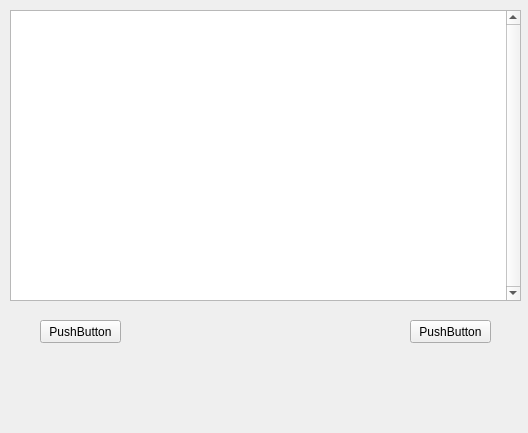
<?xml version="1.0" encoding="UTF-8"?>
<ui version="4.0">
 <class>Log</class>
 <widget class="QWidget" name="Log">
  <property name="geometry">
   <rect>
    <x>0</x>
    <y>0</y>
    <width>528</width>
    <height>433</height>
   </rect>
  </property>
  <property name="windowTitle">
   <string>log</string>
  </property>
  <widget class="QPushButton" name="pushButton">
   <property name="geometry">
    <rect>
     <x>40</x>
     <y>320</y>
     <width>81</width>
     <height>23</height>
    </rect>
   </property>
   <property name="text">
    <string>PushButton</string>
   </property>
   <property name="autoDefault">
    <bool>false</bool>
   </property>
  </widget>
  <widget class="QTextEdit" name="textEdit">
   <property name="geometry">
    <rect>
     <x>10</x>
     <y>10</y>
     <width>511</width>
     <height>291</height>
    </rect>
   </property>
   <property name="verticalScrollBarPolicy">
    <enum>Qt::ScrollBarAlwaysOn</enum>
   </property>
   <property name="sizeAdjustPolicy">
    <enum>QAbstractScrollArea::AdjustIgnored</enum>
   </property>
   <property name="readOnly">
    <bool>true</bool>
   </property>
   <property name="acceptRichText">
    <bool>true</bool>
   </property>
   <property name="textInteractionFlags">
    <set>Qt::LinksAccessibleByKeyboard|Qt::LinksAccessibleByMouse|Qt::TextBrowserInteraction|Qt::TextSelectableByKeyboard|Qt::TextSelectableByMouse</set>
   </property>
  </widget>
  <widget class="QPushButton" name="pushButton_4">
   <property name="geometry">
    <rect>
     <x>410</x>
     <y>320</y>
     <width>81</width>
     <height>23</height>
    </rect>
   </property>
   <property name="text">
    <string>PushButton</string>
   </property>
  </widget>
 </widget>
 <resources/>
 <connections>
  <connection>
   <sender>pushButton</sender>
   <signal>clicked()</signal>
   <receiver>textEdit</receiver>
   <slot>clear()</slot>
   <hints>
    <hint type="sourcelabel">
     <x>280</x>
     <y>320</y>
    </hint>
    <hint type="destinationlabel">
     <x>70</x>
     <y>40</y>
    </hint>
   </hints>
  </connection>
  <connection>
   <sender>pushButton_4</sender>
   <signal>clicked()</signal>
   <receiver>pushButton</receiver>
   <slot>animateClick()</slot>
   <hints>
    <hint type="sourcelabel">
     <x>120</x>
     <y>332</y>
    </hint>
    <hint type="destinationlabel">
     <x>280</x>
     <y>320</y>
    </hint>
   </hints>
  </connection>
 </connections>
</ui>
